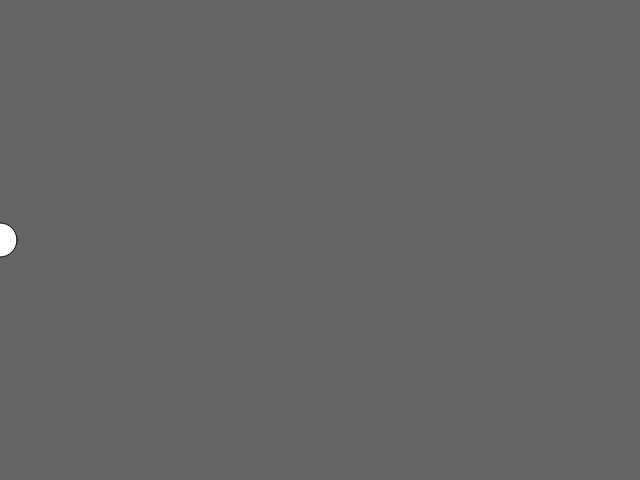
Frame 1 (no input)
Frame 60 (no input): blank canvas, image omitted
Frame 120 (the mouse pressed at the canvas centre since frame 60): blank canvas, image omitted

The p5.js sketch that drew this single still picture (run headless with seeded random() and noise() and a simulated clock; from frame 60 on, the mouse is pressed at the canvas centre):

// p5.js sketch
// ── sketch.js
function setup() {
  // put setup code here
    createCanvas(640,480);
}
i=0;
function draw() {
    background(100);
    avance=64;
    // for(i=0;i<10;i++){
        // console.log(i);
        // circle(i*avance, 240, 34);
    // }
    circle(i*avance, 240, 34);
    fill(0,0,0)
    i=i+avance;
    // if (i > 640){
    // i=i%640;
    // }
}
// ── code.js
function setup() {
  // put setup code here
    createCanvas(640,480);
}

function draw() {
    background(100);
    circle(320, 240, 100);
    fill(0,0,0)
}
